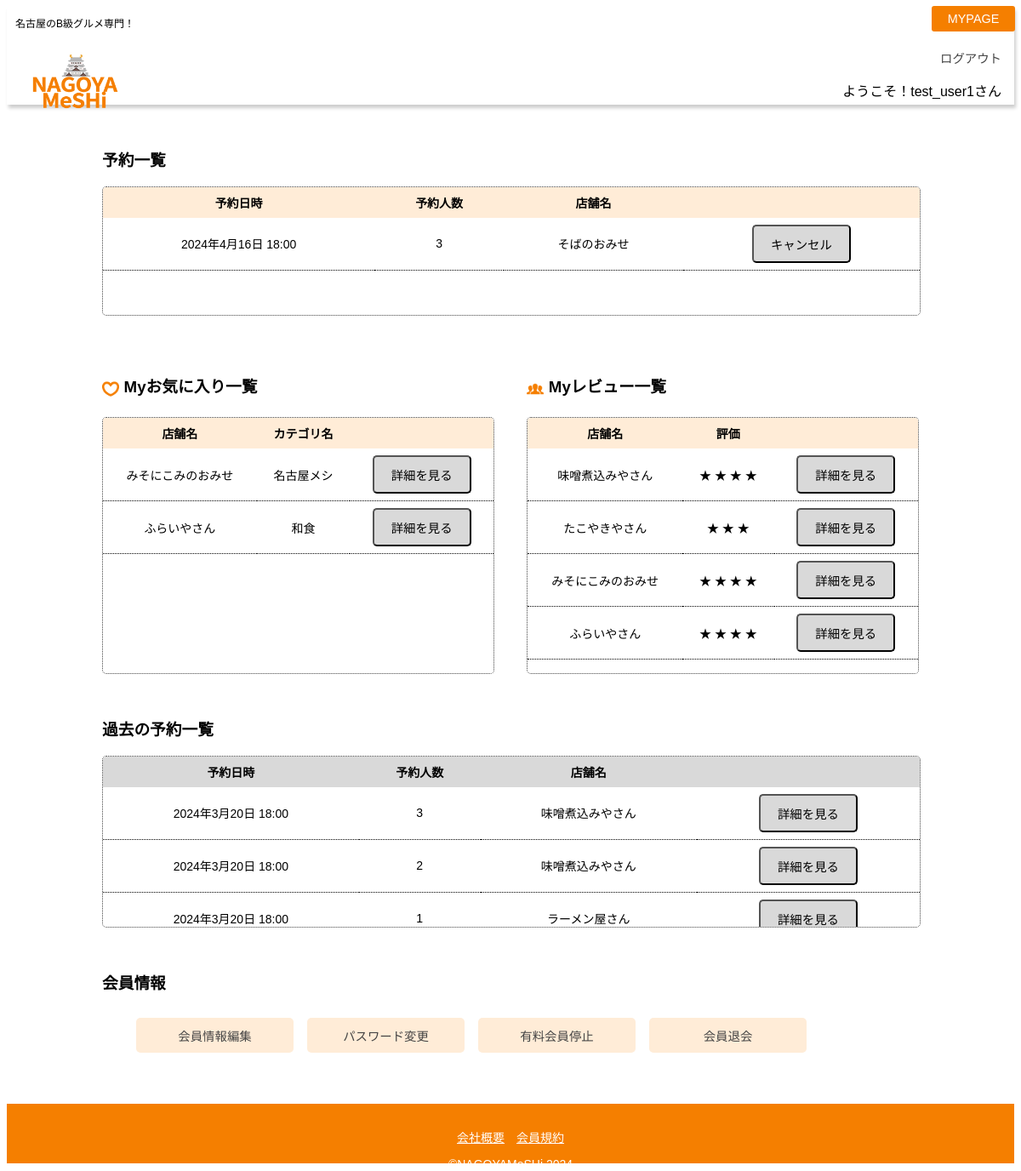
/general/mypage/5/ (signed in), run on the app's committed database.
### commondb/models/user.py (models this page shows, shortened)
class User(AbstractUser):
    is_paid_member = models.BooleanField(verbose_name='有料会員', default=False)
    is_manage_member = models.BooleanField(verbose_name='管理者', default=False)
    class Meta:
        verbose_name = 'ユーザー'
        verbose_name_plural = 'ユーザー一覧'

### commondb/models/booking.py (models this page shows, shortened)
class Booking(models.Model):
    restaurant = models.ForeignKey(Restaurant, on_delete=models.CASCADE, verbose_name="店舗名")
    user = models.ForeignKey(User, on_delete=models.CASCADE, verbose_name="ユーザー名")
    booking_date = models.DateField(verbose_name="予約日", validators=[future_date_validator])
    booking_time = models.TimeField(verbose_name="予約時間", default=time(18, 0))
    numbers_of_ppl = models.IntegerField(default=0, verbose_name="予約人数", validators=[MaxValueValidator(8)])
    create_date = models.DateTimeField(auto_now_add=True, verbose_name="作成日時")

### commondb/models/restaurant.py (models this page shows, shortened)
class Restaurant(models.Model):
    name = models.CharField(max_length=100, verbose_name="店舗名")
    name_alphabet = models.CharField(max_length=100, validators=[RegexValidator(r'^[a-zA-Z\s]+$')], verbose_name="店舗名アルファベット表記")
    genre = models.ForeignKey(Genre, on_delete=models.CASCADE, verbose_name="カテゴリー")
    address = models.CharField(max_length=100, verbose_name="所在地")
    area = models.ForeignKey(Area, on_delete=models.CASCADE, verbose_name="エリア")
    phone = models.CharField(max_length=20, verbose_name="電話番号")
    time = models.CharField(max_length=100, verbose_name="営業時間")
    price_low = models.CharField(max_length=5 ,verbose_name="下限価格")
    price_high = models.CharField(max_length=5, verbose_name="上限価格")
    image = models.ImageField(upload_to='restaurant_images', null=True, blank=True, verbose_name="画像")
    information = models.TextField(max_length=300, verbose_name="お店の説明")
    def __str__(self):
        return self.name

### commondb/models/favorite.py (models this page shows)
class Favorite(models.Model):
    restaurant = models.ForeignKey(Restaurant, on_delete=models.CASCADE, verbose_name="店舗名", related_name='favorites')
    user = models.ForeignKey(User, on_delete=models.CASCADE, verbose_name="ユーザー名")
    create_date = models.DateTimeField(auto_now_add=True, verbose_name="作成日時")

### commondb/models/genre.py (models this page shows, shortened)
class Genre(models.Model):
    name = models.CharField(max_length=100, verbose_name="ジャンル名")
    image = models.ImageField(upload_to='genre_images', null=True, blank=True, verbose_name="バナー画像")

### commondb/models/review.py (models this page shows, shortened)
class Review(models.Model):
    restaurant = models.ForeignKey(Restaurant, verbose_name="店名", on_delete=models.CASCADE)
    user = models.ForeignKey(User, verbose_name="ユーザー名", null=True, on_delete=models.CASCADE)
    visit_date = models.DateField(verbose_name="訪問日")
    rating = models.IntegerField(choices=[(1, '★'), (2, '★★'), (3, '★★★'), (4, '★★★★'), (5, '★★★★★')], verbose_name="評価")
    comment = models.TextField(verbose_name="コメント")
    image1 = models.ImageField(upload_to='review_images/', null=True, blank=True, verbose_name="画像")
    image2 = models.ImageField(upload_to='review_images/', null=True, blank=True, verbose_name="画像")
    image3 = models.ImageField(upload_to='review_images/', null=True, blank=True, verbose_name="画像")

### general/views/mypage_view.py (the view)
# urls.py: path('general/mypage/<int:pk>/', MypageView.as_view(), name='mypage'),
class MypageView(LoginRequiredMixin, TemplateView):
    template_name = "general/mypage.html"
    def get_context_data(self, **kwargs: Any):
        context = super().get_context_data(**kwargs)
        user_id = self.request.user.id
        mypage_id = kwargs.get('pk')
        if user_id != mypage_id:
            raise PermissionDenied("このページの閲覧権限がありません")
        current_date = datetime.date.today()
        past_bookings = Booking.objects.filter(user_id=user_id, booking_date__lt=current_date).order_by('booking_date')
        future_bookings = Booking.objects.filter(user_id=user_id, booking_date__gte=current_date).order_by('booking_date')
        favorites_with_restaurant = Favorite.objects.select_related('restaurant').filter(user_id=user_id)
        context['past_bookings'] = past_bookings
        context['future_bookings'] = future_bookings
        context['reviews'] = Review.objects.filter(user_id=user_id)
        context['favorites'] = favorites_with_restaurant
        context['user'] =self.request.user
        return context

### templates/general/mypage.html (shortened to what this page needs)
{% extends "base.html" %}
{% block content %}
<div class="mypg_container">
  <h3>予約一覧</h3>
  <div class="new_booking_container tbl_container">
    <table>
      <thead>
          <tr>
              <th>予約日時</th>
              <th>予約人数</th>
              <th>店舗名</th>
              <th></th>
          </tr>
      </thead>
      <tbody>
          {% for booking in future_bookings %}
          <tr>
              <td>{{booking.booking_date}} {{booking.booking_time}}</td>
              <td>{{booking.numbers_of_ppl}}</td>
              <td>{{booking.restaurant}}</td>
              <td><button class="btn_basic" onclick="location.href='{% url 'mypage_booking_delete' pk=booking.id %}'" style="color: #000; background-color: #D9D9D9;">キャンセル</button> </td>
          </tr>
          {% endfor %}
      </tbody>
  </table>
  </div>
  <div class="fav_rev_container">
    <div class="fav_rev_item">
      <h3><img src="/static/general/images/heart_line.png">Myお気に入り一覧</h3>
      <div class="fav_rev_tble tbl_container">
        <table>
          <thead>
              <tr>
                  <th>店舗名</th>
                  <th>カテゴリ名</th>
                  <th></th>
              </tr>
          </thead>
          <tbody>
              {% for favorite in favorites %}
              <tr>
              <td>{{favorite.restaurant}}</td>
              <td>{{favorite.restaurant.genre.name}}</td>
              <td><button class="btn_basic" onclick="location.href='{% url 'shop_detail' pk=favorite.restaurant.id %}'" style="color: #000; background-color: #D9D9D9;">詳細を見る</button> </td>
              </tr>
              {% endfor %}
          </tbody>
        </table>
      </div>
      </div>
    <div class="fav_rev_item">
      <h3><img src="/static/general/images/review.png">Myレビュー一覧</h3>
      <div class="fav_rev_tble tbl_container">
        <table>
          <thead>
              <tr>
                  <th>店舗名</th>
                  <th>評価</th>
                  <th></th>
              </tr>
          </thead>
          <tbody>
              {% for review in reviews %}
              <tr>
                <td>{{review.restaurant}}</td>
                <td>
                  {% for i in "★★★★★" %}
                      {% if forloop.counter <= review.rating %}
                          {{ i }}
                      {% endif %}
                  {% endfor %}
              </td>
                <td><button class="btn_basic" onclick="location.href='{% url 'mypage_review_detail' pk=review.id %}'" style="color: #000; background-color: #D9D9D9;">詳細を見る</button> </td>
              </tr>
              {% endfor %}
          </tbody>
        </table>
      </div>
    </div>
  </div>
  <h3>過去の予約一覧</h3>
  <div class="past_booking_container tbl_container">
    <table>
      <thead>
          <tr>
              <th>予約日時</th>
              <th>予約人数</th>
              <th>店舗名</th>
              <th></th>
          </tr>
      </thead>
      <tbody>
          {% for pbooking in past_bookings %}
          <tr>
              <td>{{pbooking.booking_date}} {{pbooking.booking_time}}</td>
              <td>{{pbooking.numbers_of_ppl}}</td>
              <td>{{pbooking.restaurant}}</td>
              <td><button class="btn_basic" onclick="location.href='{% url 'shop_detail' pk=pbooking.restaurant.id %}'" style="color: #000; background-color: #D9D9D9;">詳細を見る</button></td>
          </tr>
          {% endfor %}
      </tbody>
  </table>
  </div>
  <div class="mypg_user_info">
    <h3>会員情報</h3>
      <ul class="mypg_user_info_container">
        <li class="mypg_user_info_item"><a href="{% url 'user_update' pk=user.pk %}">会員情報編集</a></li>
        <li class="mypg_user_info_item"><a href="{% url 'password_change' %}">パスワード変更</a></li>
        {% if user.is_paid_member %}
        <li class="mypg_user_info_item"><a href="{% url 'vip_unsub' %}">有料会員停止</a></li>
        {% endif %}
        <li class="mypg_user_info_item"><a href="{% url 'user_delete' pk=user.pk %}">会員退会</a></li>
      </ul>
    </div>
  </div>
{% endblock %}

### templates/base.html (shortened to what this page needs)
{% load static %}
<!DOCTYPE html>
<html lang="ja">
<head>
    <link rel="stylesheet" href="/static/css/stylesheet.css">
    <link rel="stylesheet" href="https://unpkg.com/ress/dist/ress.min.css">
    <link rel="stylesheet" type="text/css" href="https://cdn.jsdelivr.net/npm/slick-carousel@1.8.1/slick/slick.css"/>
    <link rel="stylesheet" type="text/css" href="https://cdn.jsdelivr.net/npm/slick-carousel@1.8.1/slick/slick-theme.css"/>
</head>
<body>
    <header>
        <div class="logo-container">
            <p>名古屋のB級グルメ専門！</p>
            <h1><a href="{% url 'top' %}"><img src="/static/general/images/logo.png" alt="ロゴ"></a></h1>
        </div>
        {% if request.user.is_authenticated %}
        <nav>
            <a class="header_btn" href="{% url 'mypage' pk=user.id %}">MYPAGE</a>
            <a class="logout_link" href="{% url 'logout' %}">ログアウト</a>
            <p>
                ようこそ！{{user.get_username}}さん
            </p>
        </nav>
        {% endif%}
    </header>
    {% block content %}{% endblock %}
    <footer>
        <nav>
            <p><a href="{% url 'company' pk=1 %}" >会社概要</a><a href="{% url 'reguration' %}" >会員規約</a></p>
            <p>&copy;NAGOYAMeSHi 2024</p>
        </nav>
    </footer>
</body>
</html>

### static/css/stylesheet.css (style rules this page uses)
body { font-family: 'Hiragino Sans', 'Yu Gothic', 'Arial Narrow', Arial, sans-serif; }
a { color: #444444; text-decoration: none; }
li { list-style: none; }
.btn_basic { height: auto; width: auto; background-color: #F57F00; color: #FFF; padding: 0.5em 1.3em; border-radius: 5px; padding: 10px 20px; display: inline-block; font-size: 0.9rem; text-decoration: none; }
th { text-wrap: nowrap; }
header { display: flex; flex-direction: row; justify-content: space-between; align-items: flex-end; width: 100%; box-shadow: 2px 4px 4px rgba(0, 0, 0, 0.2); }
.logo-container { display: flex; flex-direction: column; align-items: center; padding-left: 5px; padding-top: 5px; font-size: 0.8em; height: 110px; max-width: 100%; max-height: 100%; }
.logo-container>p { display: inline; margin: 0; padding: 5px; font-size: 12px; text-wrap: nowrap; }
.logo-container>h1>a>img { height: 80px; }
header nav { padding-right: 15px; text-align: right; }
header nav>a { text-decoration: none; font-size: 0.9em; color: #444444; padding: 0; }
header nav p { margin-bottom: 5px; }
.header_btn { position: absolute; top: 7px; right: 7px; background-color: #F57F00; color: #FFF; padding: 0.5em 1.3em; border-radius: 3px; }
footer { background-color: #F57F00; width: 100%; height: 70px; margin-top: 60px; }
footer>nav { text-align: center; font-size: 14px; padding-top: 15px; }
footer p { color: #FFF; }
footer a { text-decoration: underline; color: #FFF; padding-left: 7px; padding-right: 7px; }
.mypg_container { width: 80vw; margin: 50px auto; }
.mypg_container th, td { font-size: 14px; }
.new_booking_container { width: 100%; height: 150px; overflow-y: auto; margin-top: 10px; }
.tbl_container { border: #444444 1px dotted; border-radius: 5px; }
.mypg_container table { width: 100%; border-collapse: collapse; }
.mypg_container th, .mypg_container td { border-bottom: 1px dotted #000; padding: 8px; text-align: center; }
.mypg_container th { background-color: #FFECD7; border: none; }
.fav_rev_container { display: flex; justify-content: space-between; width: 100%; margin: 50px auto; }
.fav_rev_tble { height: 300px; overflow-y: auto; }
.fav_rev_item { width: 48%; }
.fav_rev_item h3 { padding-bottom: 5px; }
.past_booking_container { width: 100%; height: 200px; overflow-y: auto; margin-top: 10px; }
.past_booking_container th { background-color: #D9D9D9; }
.mypg_user_info { margin-top: 50px; }
.mypg_user_info_container { display: flex; flex-wrap: wrap; gap: 5px 0; justify-content: left; width: 100%; }
.mypg_user_info_item { display: inline-block; background-color: #FFECD7; border-radius: 5px; height: auto; width: auto; min-width: 145px; padding: 10px 20px; margin-top: 10px; margin-right: 1em; text-align: center; }
.mypg_user_info_item a { font-size: 0.9em; color: #444444; }
.mypg_container img { width: 20px; height: 20px; vertical-align: middle; margin-right: 0.3em; }
td { vertical-align: middle; }

### data on the page
User: get_username "test_user1"
Booking: booking_date "2024年4月16日", booking_time "18:00", numbers_of_ppl "3", restaurant "そばのおみせ"
Favorite: restaurant "みそにこみのおみせ", restaurant.genre.name "名古屋メシ"
Favorite: restaurant "ふらいやさん", restaurant.genre.name "和食"
Review: restaurant "味噌煮込みやさん", i "★" "★" "★" "★"
Review: restaurant "たこやきやさん", i "★" "★" "★"
Review: restaurant "みそにこみのおみせ", i "★" "★" "★" "★"
Review: restaurant "ふらいやさん", i "★" "★" "★" "★"
Booking: booking_date "2024年3月20日", booking_time "18:00", numbers_of_ppl "3", restaurant "味噌煮込みやさん"
Booking: booking_date "2024年3月20日", booking_time "18:00", numbers_of_ppl "2", restaurant "味噌煮込みやさん"
Booking: booking_date "2024年3月20日", booking_time "18:00", numbers_of_ppl "1", restaurant "ラーメン屋さん"
